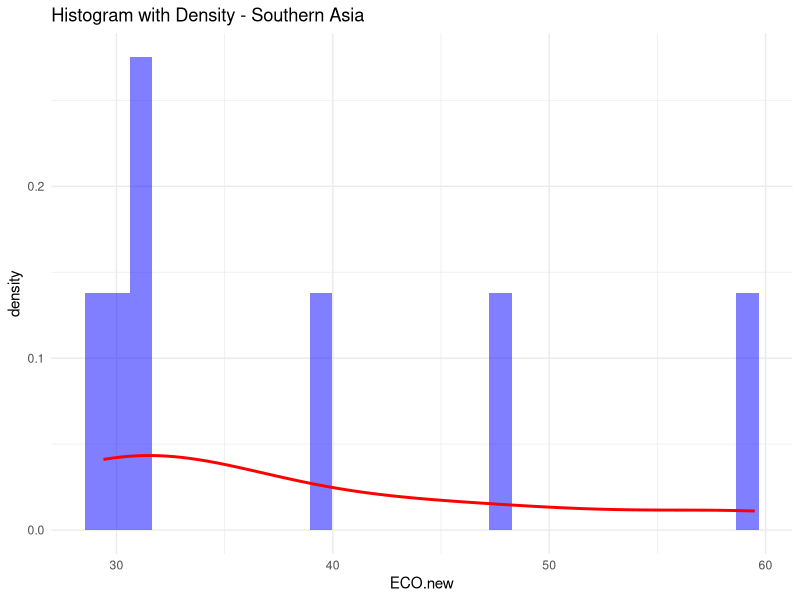
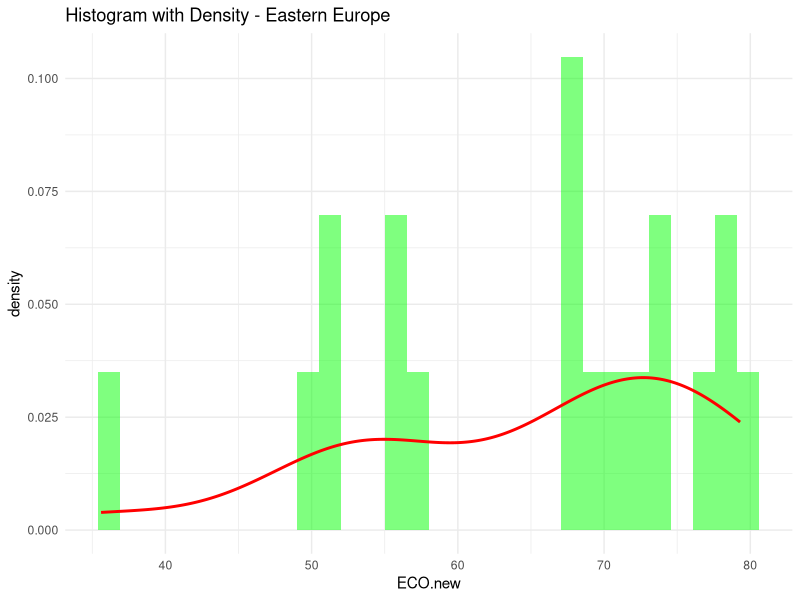
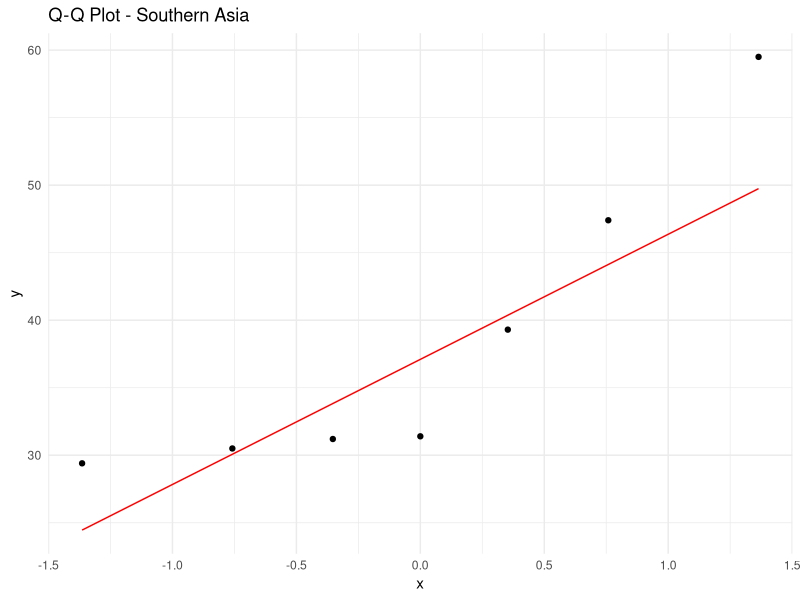
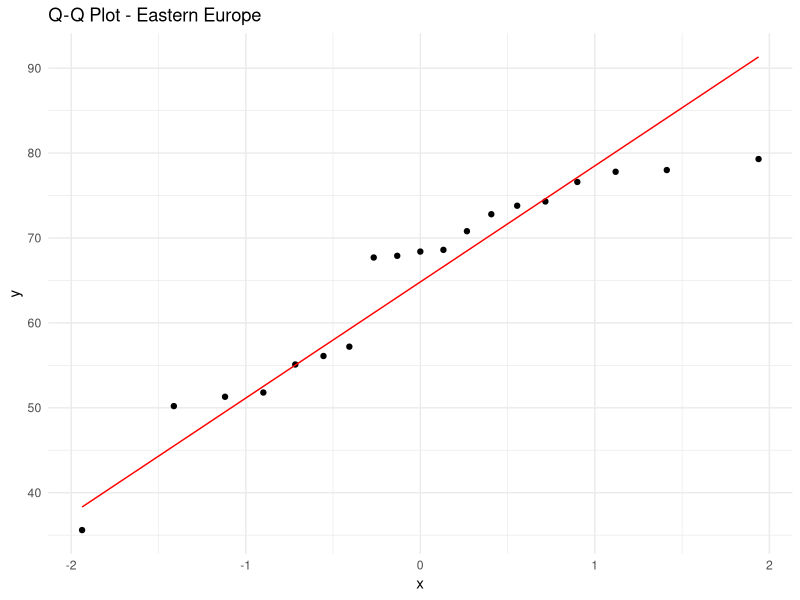
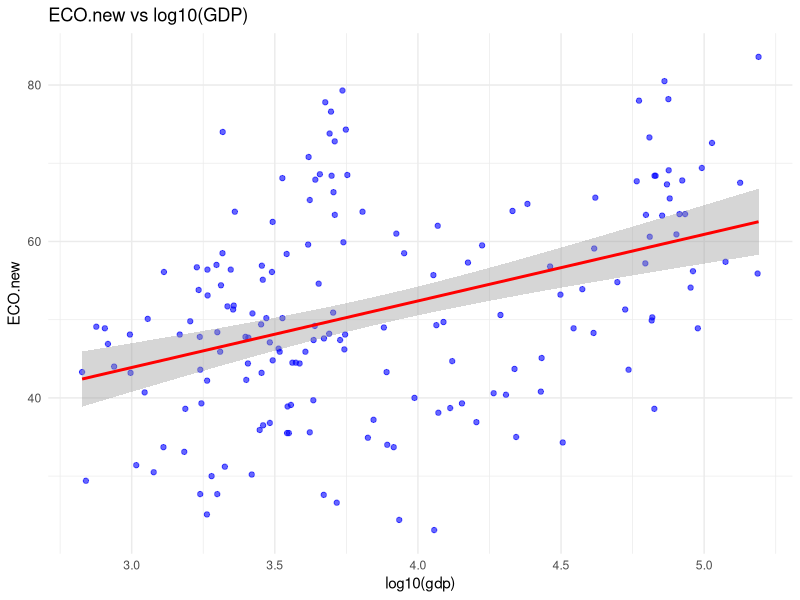
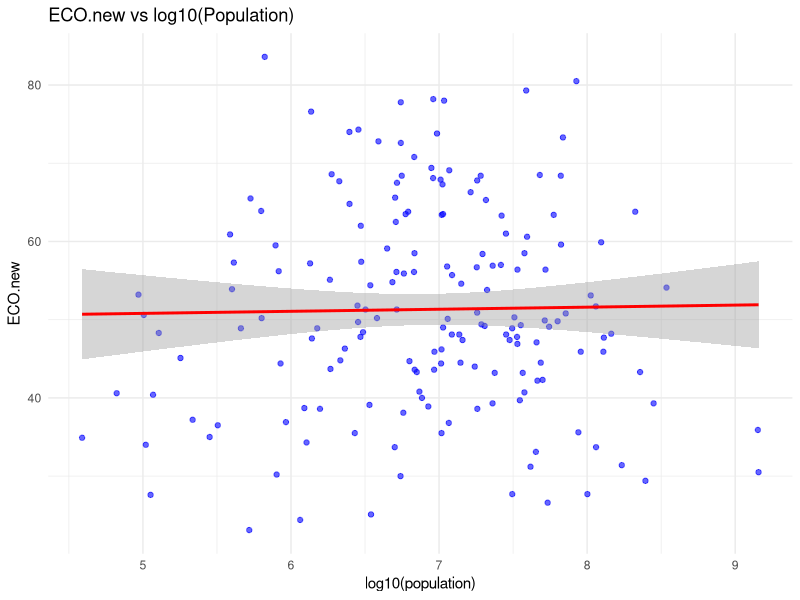
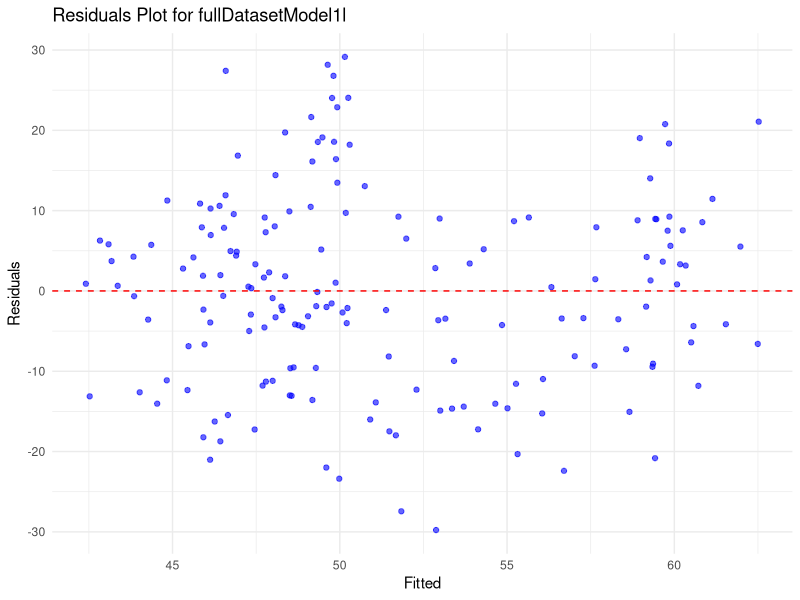
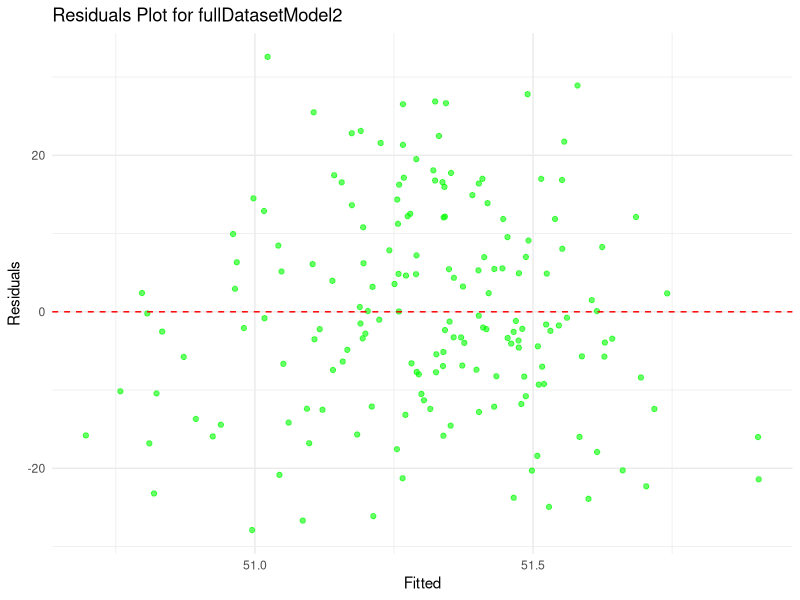

Recreate these plots in R, in order.
# Libraries
library("ggplot2")
library("readr")
library(readr)
library(class)
library(caret)
library(dplyr)

# Set working directory, open csv, view csv
setwd("C:/Users/mlitc/Documents/Data_Analytics/assignment2/")
readCSV <- read_csv("epi_results_2024_pop_gdp.csv")
View(readCSV)

# Create variable for modified dataset and view it
modifiedData <- readCSV
View(modifiedData)

# Check for NAN and removes all rows with NAN present
for (col in c("population", "gdp", "EPI.new", "ECO.new", "BDH.new", "SPI.new", "BER.new", "RLI.new")) {
  NACounter <- sum(is.na(modifiedData[[col]]))
  if (NACounter > 0) {
    modifiedData <- modifiedData[!is.na(modifiedData[[col]]), ]
  }
}

### Variable Distributions ###

# Derive 2 subsets, each for a different region
subsetRegion1 <- subset(modifiedData, region == unique(modifiedData$region)[1])
subsetRegion2 <- subset(modifiedData, region == unique(modifiedData$region)[2])

# Define the common varirable to use in the plots between the 2 regions
commonVariable <- "ECO.new"

# Plot histograms with density lines overlayed for each region and display them
histogram1 <- ggplot(subsetRegion1, aes(x = ECO.new)) +
  geom_histogram(aes(y = ..density..), bins = 30, fill = "blue", alpha = 0.5) +
  geom_density(color = "red", size = 1) +
  ggtitle(paste("Histogram with Density -", unique(modifiedData$region)[1])) +
  theme_minimal()

histogram2 <- ggplot(subsetRegion2, aes(x = ECO.new)) +
  geom_histogram(aes(y = ..density..), bins = 30, fill = "green", alpha = 0.5) +
  geom_density(color = "red", size = 1) +
  ggtitle(paste("Histogram with Density -", unique(modifiedData$region)[2])) +
  theme_minimal()

print(histogram1)
print(histogram2)

# Plot QQ Plot for the same variable between the 2 regions (1 QQ plot)
# MODIFY THIS BIT. IT SHOULD ONLY MAKE 1 QQ PLOT!

QQPlot1 <- ggplot(subsetRegion1, aes(sample = get(commonVariable))) +
  stat_qq(distribution = qnorm) +  # Compare against a normal distribution
  stat_qq_line(distribution = qnorm, color = "red") +
  ggtitle(paste("Q-Q Plot -", unique(modifiedData$region)[1])) +
  theme_minimal()

QQPlot2 <- ggplot(subsetRegion2, aes(sample = get(commonVariable))) +
  stat_qq(distribution = qnorm) +  # Compare against a normal distribution
  stat_qq_line(distribution = qnorm, color = "red") +
  ggtitle(paste("Q-Q Plot -", unique(modifiedData$region)[2])) +
  theme_minimal()

# Display plots
print(QQPlot1)
print(QQPlot2)

### Linear Models ###

# Choose a variable (ECO.new) and fit 2 linear models with that variable as response.
# Choose either population or GDP as predictors. Apply transformations if needed (e.g. log)
# to varirables to obtain the best performing model.
fullDatasetModel1 <- lm((ECO.new) ~ log10(gdp), data = modifiedData)
fullDatasetModel2 <- lm((ECO.new) ~ log10(population), data = modifiedData)

# Print model summary stats
summary(fullDatasetModel1)
summary(fullDatasetModel2)

# p value of fullDatasetModel1 (using log10(gdp) as predictor): 3.1773-08
# p value of fullDatasetModel2 (using log10(population) as predictor): 0.8222
# The more significant predictor is gdp because the p value is smaller

# Plot the most significant predictor vs. the response
fullDatasetPredictorPlot1 <- ggplot(modifiedData, aes(x = log10(gdp), y = ECO.new)) +
  geom_point(alpha = 0.6, color = "blue") +
  geom_smooth(method = "lm", color = "red", se = TRUE) +
  ggtitle("ECO.new vs log10(GDP)") +
  theme_minimal()
print(fullDatasetPredictorPlot1)

fullDatasetPredictorPlot2 <- ggplot(modifiedData, aes(x = log10(population), y = ECO.new)) +
  geom_point(alpha = 0.6, color = "blue") +
  geom_smooth(method = "lm", color = "red", se = TRUE) +
  ggtitle("ECO.new vs log10(Population)") +
  theme_minimal()
print(fullDatasetPredictorPlot2)

# Plot the residual
residuals1 <- data.frame(Fitted = fitted(fullDatasetModel1), Residuals = resid(fullDatasetModel1))
residuals2 <- data.frame(Fitted = fitted(fullDatasetModel2), Residuals = resid(fullDatasetModel2))
fullDataset1Residual <- ggplot(residuals1, aes(x = Fitted, y = Residuals)) +
  geom_point(alpha = 0.6, color = "blue") +
  geom_hline(yintercept = 0, linetype = "dashed", color = "red") +
  ggtitle("Residuals Plot for fullDatasetModel1l") +
  theme_minimal()
fullDataset2Residual <- ggplot(residuals2, aes(x = Fitted, y = Residuals)) +
  geom_point(alpha = 0.6, color = "green") +
  geom_hline(yintercept = 0, linetype = "dashed", color = "red") +
  ggtitle("Residuals Plot for fullDatasetModel2") +
  theme_minimal()
print(fullDataset1Residual)
print(fullDataset2Residual)

# Repeat the previous models but with a subset of 1 region (southern asia) instead.

subRegionData1 <- lm((ECO.new) ~ log10(gdp), data = subsetRegion1)
subRegionData2 <- lm((ECO.new) ~ log10(population), data = subsetRegion1)

# Plot summaries of each model
summary(subRegionData1)
summary(subRegionData2)

# Plot the most significant predictor vs. the response
subRegionPredictorPlot1 <- ggplot(subsetRegion1, aes(x = log10(gdp), y = ECO.new)) +
  geom_point(alpha = 0.6, color = "blue") +
  geom_smooth(method = "lm", color = "red", se = TRUE) +
  ggtitle("ECO.new vs log10(GDP)") +
  theme_minimal()
print(subRegionPredictorPlot1)

subRegionPredictorPlot2 <- ggplot(subsetRegion1, aes(x = log10(population), y = ECO.new)) +
  geom_point(alpha = 0.6, color = "blue") +
  geom_smooth(method = "lm", color = "red", se = TRUE) +
  ggtitle("ECO.new vs log10(Population)") +
  theme_minimal()
print(subRegionPredictorPlot2)

# Plot the residual
residuals1 <- data.frame(Fitted = fitted(subRegionData1), Residuals = resid(subRegionData1))
residuals2 <- data.frame(Fitted = fitted(subRegionData2), Residuals = resid(subRegionData2))
subRegion1Residual <- ggplot(residuals1, aes(x = Fitted, y = Residuals)) +
  geom_point(alpha = 0.6, color = "blue") +
  geom_hline(yintercept = 0, linetype = "dashed", color = "red") +
  ggtitle("Residuals Plot for subRegionData1") +
  theme_minimal()
subRegion2Residual <- ggplot(residuals2, aes(x = Fitted, y = Residuals)) +
  geom_point(alpha = 0.6, color = "green") +
  geom_hline(yintercept = 0, linetype = "dashed", color = "red") +
  ggtitle("Residuals Plot for subRegionData2") +
  theme_minimal()
print(subRegion1Residual)
print(subRegion2Residual)

### Classification (kNN) ###

# Define the two regions and create a subset using 3 varirables
KNNsubset <- modifiedData[modifiedData$region %in% c("Southern Asia", "Eastern Europe"), c("region", "EPI.new", "ECO.new", "BDH.new")]
KNNsubset$region <- as.factor(KNNsubset$region)

# Create training (80%) and testing (20%) data by splitting our subset
# Seed is used to prevent change upon runs.
set.seed(42)
trainingIndex <- sample(1 : nrow(KNNsubset), 0.8 * nrow(KNNsubset))
# X values hold the 3 variables (predictors) and Y values hold the "region" class label
trainingX <- KNNsubset[trainingIndex, ][, 2:4] 
trainingY <- KNNsubset[trainingIndex, ]$region
testingX <- KNNsubset[-trainingIndex, ][, 2:4]
testingY <- KNNsubset[-trainingIndex, ]$region

# Looping through k values until a k value is found with an accuracy of 1.
# The confusion matrix is printed for the k value that achieves this.
for (k in 1:10) {
  KNNVar <- knn(trainingX, testingX, trainingY, k = k)
  confusionMatrixVar <- confusionMatrix(KNNVar, testingY)
  accuracy <- sum(diag(confusionMatrixVar$table)) / sum(confusionMatrixVar$table)
  print(paste("k value=", k, "Accuracy =", accuracy))
  if (accuracy == 1) {
    print(confusionMatrixVar)
    break
  }
}

# Repeat previous model 3 other variables and the same k value

# Define the two regions and create a subset using 3 varirables
KNNsubset <- modifiedData[modifiedData$region %in% c("Southern Asia", "Eastern Europe"), c("region", "SPI.new", "BER.new", "RLI.new")]
KNNsubset$region <- as.factor(KNNsubset$region)

# Create training (80%) and testing (20%) data by splitting our subset
# Seed is used to prevent change upon runs.
trainingIndex <- sample(1 : nrow(KNNsubset), 0.8 * nrow(KNNsubset))
# X values hold the 3 variables (predictors) and Y values hold the "region" class label
trainingX <- KNNsubset[trainingIndex, ][, 2:4] 
trainingY <- KNNsubset[trainingIndex, ]$region
testingX <- KNNsubset[-trainingIndex, ][, 2:4]
testingY <- KNNsubset[-trainingIndex, ]$region

# K value of 3 is used since that is the value the previous model ended upon
KNNVar <- knn(trainingX, testingX, trainingY, k = 3)
confusionMatrixVar <- confusionMatrix(KNNVar, testingY)
accuracy <- sum(diag(confusionMatrixVar$table)) / sum(confusionMatrixVar$table)
print(paste("k value=", 3, "Accuracy =", accuracy))
print(confusionMatrixVar)